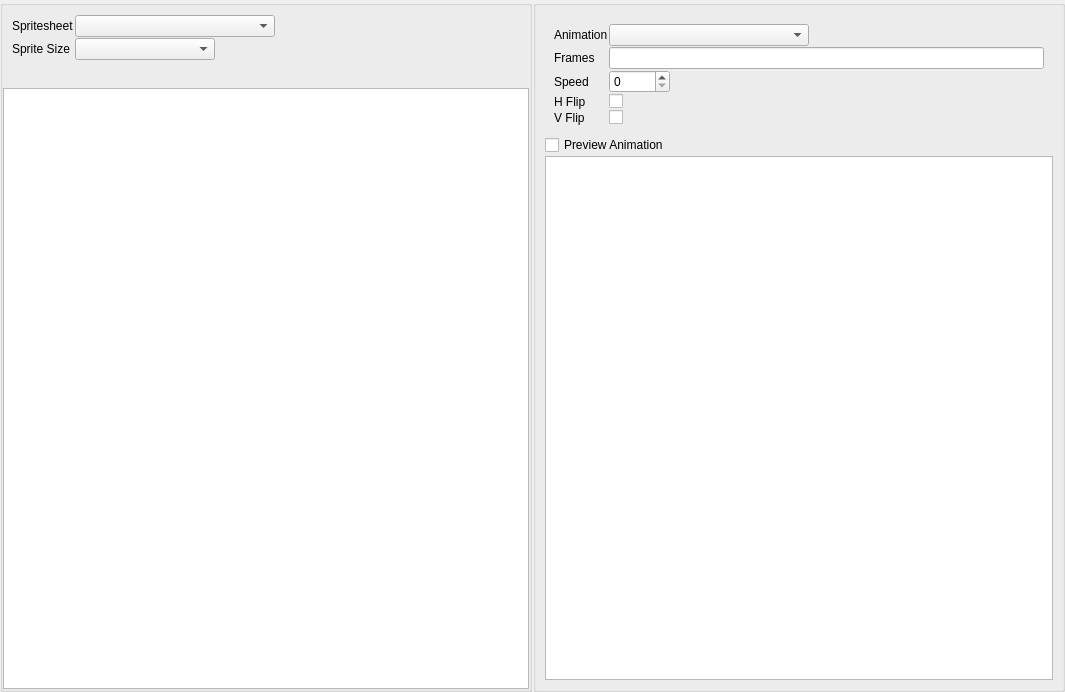
<?xml version="1.0" encoding="UTF-8"?>
<ui version="4.0">
 <class>SpriteEditor</class>
 <widget class="QWidget" name="SpriteEditor">
  <property name="geometry">
   <rect>
    <x>0</x>
    <y>0</y>
    <width>1065</width>
    <height>692</height>
   </rect>
  </property>
  <property name="windowTitle">
   <string>Form</string>
  </property>
  <layout class="QGridLayout" name="gridLayout_2">
   <property name="leftMargin">
    <number>0</number>
   </property>
   <property name="topMargin">
    <number>0</number>
   </property>
   <property name="rightMargin">
    <number>0</number>
   </property>
   <property name="bottomMargin">
    <number>0</number>
   </property>
   <property name="spacing">
    <number>1</number>
   </property>
   <item row="0" column="0">
    <widget class="QGroupBox" name="groupBox">
     <property name="title">
      <string/>
     </property>
     <property name="flat">
      <bool>true</bool>
     </property>
     <layout class="QGridLayout" name="gridLayout">
      <property name="leftMargin">
       <number>0</number>
      </property>
      <property name="topMargin">
       <number>0</number>
      </property>
      <property name="rightMargin">
       <number>0</number>
      </property>
      <property name="bottomMargin">
       <number>0</number>
      </property>
      <property name="spacing">
       <number>1</number>
      </property>
      <item row="0" column="0">
       <layout class="QFormLayout" name="formLayout">
        <property name="leftMargin">
         <number>9</number>
        </property>
        <property name="topMargin">
         <number>9</number>
        </property>
        <property name="rightMargin">
         <number>9</number>
        </property>
        <property name="bottomMargin">
         <number>27</number>
        </property>
        <item row="0" column="1">
         <layout class="QHBoxLayout" name="horizontalLayout_2">
          <property name="topMargin">
           <number>0</number>
          </property>
          <property name="bottomMargin">
           <number>0</number>
          </property>
          <item alignment="Qt::AlignLeft">
           <widget class="QComboBox" name="spritesheet_names">
            <property name="minimumSize">
             <size>
              <width>200</width>
              <height>0</height>
             </size>
            </property>
            <property name="maximumSize">
             <size>
              <width>256</width>
              <height>16777215</height>
             </size>
            </property>
           </widget>
          </item>
          <item alignment="Qt::AlignLeft">
           <widget class="AssetControls" name="spritesheet_controls" native="true"/>
          </item>
          <item>
           <spacer name="horizontalSpacer">
            <property name="orientation">
             <enum>Qt::Horizontal</enum>
            </property>
            <property name="sizeHint" stdset="0">
             <size>
              <width>40</width>
              <height>20</height>
             </size>
            </property>
           </spacer>
          </item>
         </layout>
        </item>
        <item row="0" column="0">
         <widget class="QLabel" name="label_2">
          <property name="text">
           <string>Spritesheet</string>
          </property>
         </widget>
        </item>
        <item row="1" column="1">
         <widget class="QComboBox" name="sprite_sizes_combo">
          <property name="sizePolicy">
           <sizepolicy hsizetype="Preferred" vsizetype="Fixed">
            <horstretch>0</horstretch>
            <verstretch>0</verstretch>
           </sizepolicy>
          </property>
          <property name="minimumSize">
           <size>
            <width>140</width>
            <height>0</height>
           </size>
          </property>
          <property name="maximumSize">
           <size>
            <width>0</width>
            <height>16777215</height>
           </size>
          </property>
          <property name="editable">
           <bool>false</bool>
          </property>
         </widget>
        </item>
        <item row="1" column="0">
         <widget class="QLabel" name="label">
          <property name="text">
           <string>Sprite Size</string>
          </property>
         </widget>
        </item>
       </layout>
      </item>
      <item row="5" column="0">
       <widget class="SpriteSheetView" name="spritesheet_view"/>
      </item>
     </layout>
    </widget>
   </item>
   <item row="0" column="1">
    <widget class="QGroupBox" name="sprite_box">
     <property name="sizePolicy">
      <sizepolicy hsizetype="Preferred" vsizetype="Preferred">
       <horstretch>0</horstretch>
       <verstretch>0</verstretch>
      </sizepolicy>
     </property>
     <property name="maximumSize">
      <size>
       <width>720</width>
       <height>16777215</height>
      </size>
     </property>
     <property name="autoFillBackground">
      <bool>true</bool>
     </property>
     <property name="title">
      <string/>
     </property>
     <layout class="QVBoxLayout" name="verticalLayout">
      <property name="spacing">
       <number>1</number>
      </property>
      <property name="leftMargin">
       <number>9</number>
      </property>
      <property name="topMargin">
       <number>9</number>
      </property>
      <property name="rightMargin">
       <number>9</number>
      </property>
      <property name="bottomMargin">
       <number>9</number>
      </property>
      <item>
       <layout class="QFormLayout" name="formLayout_2">
        <property name="leftMargin">
         <number>9</number>
        </property>
        <property name="topMargin">
         <number>9</number>
        </property>
        <property name="rightMargin">
         <number>9</number>
        </property>
        <property name="bottomMargin">
         <number>9</number>
        </property>
        <item row="1" column="0">
         <widget class="QLabel" name="label_3">
          <property name="text">
           <string>Animation</string>
          </property>
         </widget>
        </item>
        <item row="1" column="1">
         <layout class="QHBoxLayout" name="horizontalLayout">
          <property name="bottomMargin">
           <number>0</number>
          </property>
          <item>
           <widget class="QComboBox" name="anim_names">
            <property name="minimumSize">
             <size>
              <width>200</width>
              <height>0</height>
             </size>
            </property>
            <property name="maximumSize">
             <size>
              <width>240</width>
              <height>16777215</height>
             </size>
            </property>
           </widget>
          </item>
          <item>
           <widget class="AssetControls" name="anim_controls" native="true"/>
          </item>
          <item>
           <spacer name="horizontalSpacer_2">
            <property name="orientation">
             <enum>Qt::Horizontal</enum>
            </property>
            <property name="sizeHint" stdset="0">
             <size>
              <width>40</width>
              <height>20</height>
             </size>
            </property>
           </spacer>
          </item>
         </layout>
        </item>
        <item row="2" column="0">
         <widget class="QLabel" name="label_4">
          <property name="text">
           <string>Frames</string>
          </property>
         </widget>
        </item>
        <item row="2" column="1">
         <widget class="QLineEdit" name="anim_frames_edit"/>
        </item>
        <item row="3" column="0">
         <widget class="QLabel" name="label_5">
          <property name="text">
           <string>Speed</string>
          </property>
         </widget>
        </item>
        <item row="3" column="1">
         <widget class="QSpinBox" name="anim_frame_speed_spinbox">
          <property name="sizePolicy">
           <sizepolicy hsizetype="Maximum" vsizetype="Fixed">
            <horstretch>0</horstretch>
            <verstretch>0</verstretch>
           </sizepolicy>
          </property>
          <property name="maximumSize">
           <size>
            <width>16777215</width>
            <height>240</height>
           </size>
          </property>
          <property name="maximum">
           <number>10000</number>
          </property>
         </widget>
        </item>
        <item row="5" column="1">
         <widget class="QCheckBox" name="anim_vflip_checkbox">
          <property name="text">
           <string/>
          </property>
         </widget>
        </item>
        <item row="4" column="1">
         <widget class="QCheckBox" name="anim_hflip_checkbox">
          <property name="text">
           <string/>
          </property>
         </widget>
        </item>
        <item row="4" column="0">
         <widget class="QLabel" name="label_6">
          <property name="text">
           <string>H Flip</string>
          </property>
         </widget>
        </item>
        <item row="5" column="0">
         <widget class="QLabel" name="label_7">
          <property name="text">
           <string>V Flip</string>
          </property>
         </widget>
        </item>
       </layout>
      </item>
      <item>
       <widget class="QCheckBox" name="preview_checkbox">
        <property name="text">
         <string>Preview Animation</string>
        </property>
       </widget>
      </item>
      <item>
       <widget class="SpriteView" name="sprite_view"/>
      </item>
     </layout>
    </widget>
   </item>
  </layout>
 </widget>
 <customwidgets>
  <customwidget>
   <class>AssetControls</class>
   <extends>QWidget</extends>
   <header location="global">ui/assetcontrols.h</header>
   <container>1</container>
  </customwidget>
  <customwidget>
   <class>SpriteSheetView</class>
   <extends>QGraphicsView</extends>
   <header location="global">spriteeditor/spritesheetview.h</header>
  </customwidget>
  <customwidget>
   <class>SpriteView</class>
   <extends>QGraphicsView</extends>
   <header location="global">spriteeditor/spriteview.h</header>
  </customwidget>
 </customwidgets>
 <resources/>
 <connections/>
</ui>
